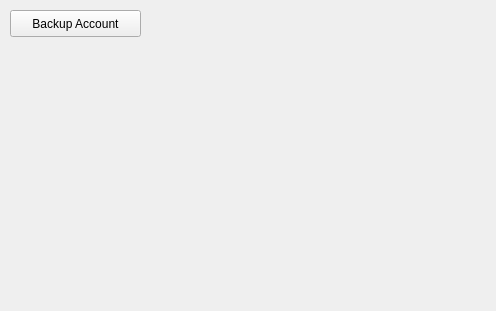
<?xml version="1.0" encoding="UTF-8"?>
<ui version="4.0">
 <class>ChannelScene</class>
 <widget class="QWidget" name="ChannelScene">
  <property name="geometry">
   <rect>
    <x>0</x>
    <y>0</y>
    <width>496</width>
    <height>311</height>
   </rect>
  </property>
  <property name="windowTitle">
   <string>Channel</string>
  </property>
  <widget class="QPushButton" name="backupAccount">
   <property name="geometry">
    <rect>
     <x>10</x>
     <y>10</y>
     <width>131</width>
     <height>27</height>
    </rect>
   </property>
   <property name="text">
    <string>Backup Account</string>
   </property>
  </widget>
 </widget>
 <resources/>
 <connections/>
</ui>
